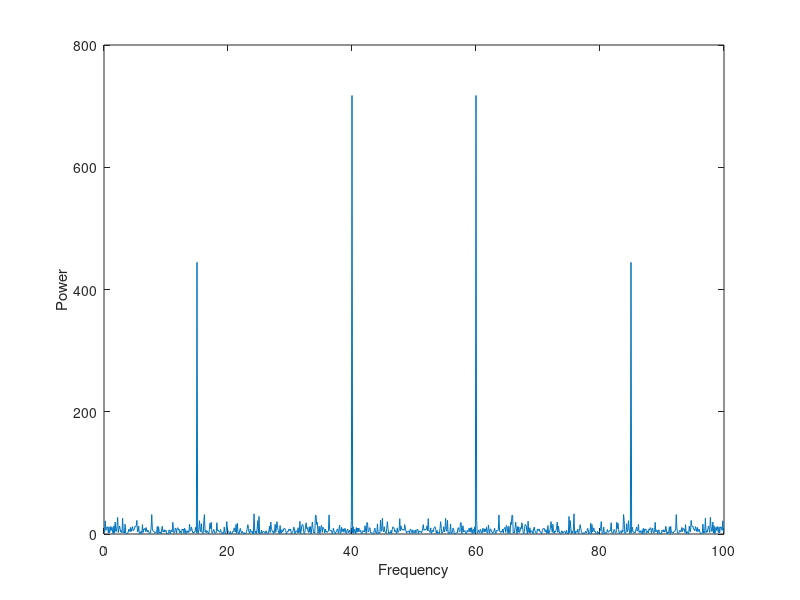

Reproduce this figure in MATLAB.
rng('default')
fs = 100;                                % sample frequency (Hz)
t = 0:1/fs:10-1/fs;                      % 10 second span time vector
x = (1.3)*sin(2*pi*15*t) ...             % 15 Hz component
  + (1.7)*sin(2*pi*40*(t-2)) ...         % 40 Hz component
  + 2.5*randn(size(t));                  % Gaussian noise;

y = fft(x);

n = length(x);          % number of samples
f = (0:n-1)*(fs/n);     % frequency range
power = abs(y).^2/n;    % power of the DFT

plot(f,power)
xlabel('Frequency')
ylabel('Power')